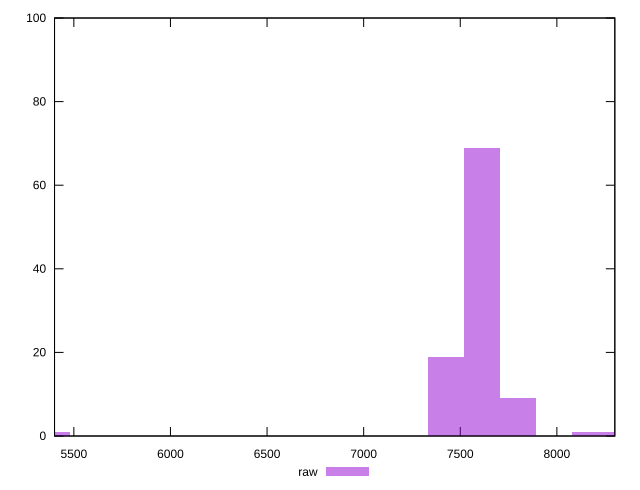

The gnuplot source for this figure:
reset

$raw <<EOF
7613.968638503093 69
8356.794847137542 1
7428.262086344481 19
7799.6751906617055 9
8171.088294978929 1
5385.490012599749 1
EOF

set key outside below
set boxwidth 185.70655215861203
set xrange [5400:8300]
set yrange [0:100]
set trange [0:100]
set style fill transparent solid 0.5 noborder
set terminal svg size 640, 490 enhanced background rgb 'white'
set output "report_00017_2021-02-10T15-08-03.406Z/uses-text-compression/samples/pages/raw/histogram.svg"

plot $raw title "raw" with boxes

reset
